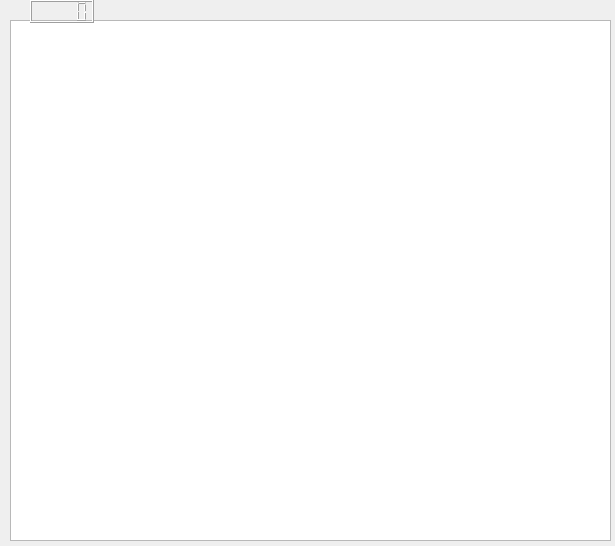
<?xml version="1.0" encoding="UTF-8"?>
<ui version="4.0">
 <class>Widget</class>
 <widget class="QWidget" name="Widget">
  <property name="geometry">
   <rect>
    <x>0</x>
    <y>0</y>
    <width>615</width>
    <height>546</height>
   </rect>
  </property>
  <property name="windowTitle">
   <string>Widget</string>
  </property>
  <widget class="QGraphicsView" name="graphicsView">
   <property name="geometry">
    <rect>
     <x>10</x>
     <y>20</y>
     <width>601</width>
     <height>521</height>
    </rect>
   </property>
   <property name="accessibleName">
    <string/>
   </property>
   <property name="accessibleDescription">
    <string/>
   </property>
   <property name="styleSheet">
    <string notr="true"/>
   </property>
  </widget>
  <widget class="QLCDNumber" name="lcdnumber">
   <property name="geometry">
    <rect>
     <x>30</x>
     <y>0</y>
     <width>64</width>
     <height>23</height>
    </rect>
   </property>
   <property name="accessibleName">
    <string extracomment="ап"/>
   </property>
  </widget>
 </widget>
 <layoutdefault spacing="6" margin="11"/>
 <resources/>
 <connections/>
</ui>
